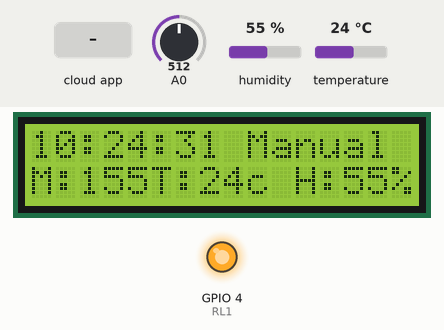
Simulated run of this sketch. Board: ESP8266 (NodeMCU). Shown: 16×2 character LCD, output pins drawn as LEDs (lit = HIGH). Inputs (shaded band) come from the test bench; at power-on: temperature 24 °C, A0 = 512, humidity 55 %. WiFi joins after 1.5 s; servers stay silent unless stated; network time is answered at once with the bench clock; the local clock reads 2024-03-15 10:24:30 at power-on unless the sketch sets it; EEPROM starts erased; the Firebase database answers and starts empty; what the sketch prints to the serial monitor is not drawn.

Above: at 3.0 s.
3.1 s: temperature set to 11 °C
At 6.76 s:
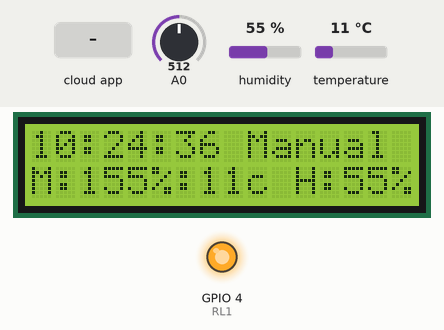
9.6 s: temperature set to 8 °C
At 12.3 s:
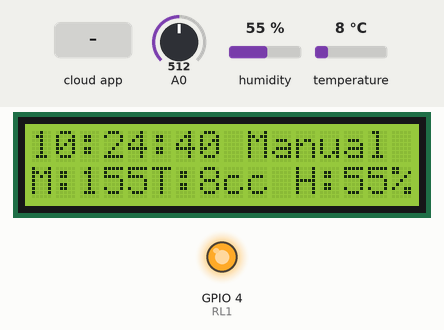
14.4 s: the phone or cloud app sets mode to 1
At 15.4 s:
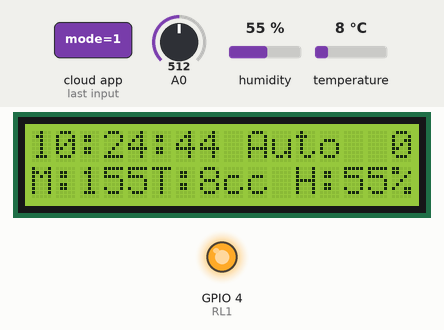
17.2 s: temperature set to 12 °C
At 18.4 s:
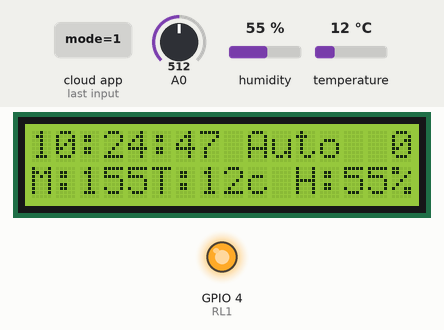
20.0 s: A0 set to 716
At 20.43 s:
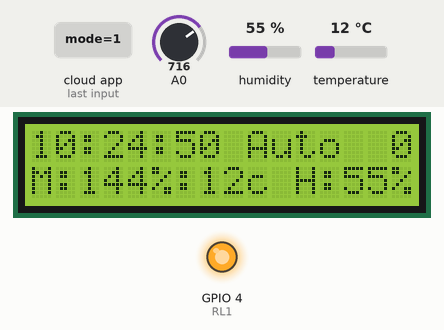
21.7 s: the phone or cloud app sets Plant to 1
At 22.8 s:
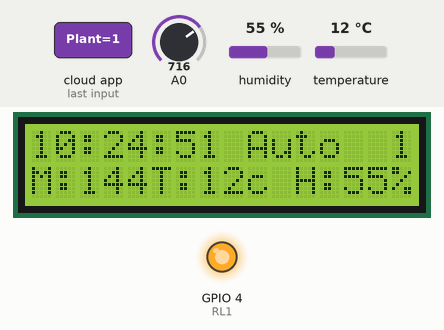
Timing chart, 0 to 24.7 s (numbered marks = the images above; inputs shaded):
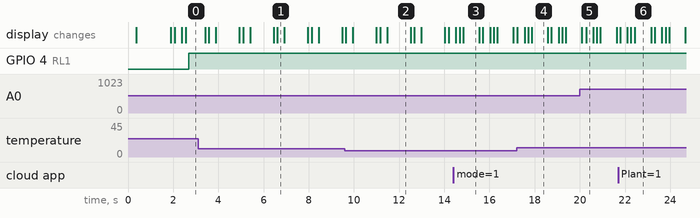

The sketch:

esp32_lcd_soil.ino
```cpp
#include <LiquidCrystal_I2C.h>
#include <Wire.h>
#include "RTClib.h"
#include <EEPROM.h>

#include <NTPClient.h>
#include <WiFiUdp.h>

WiFiUDP ntpUDP;
NTPClient timeClient(ntpUDP, "pool.ntp.org");


#include <Arduino.h>
#if defined(ESP32)
  #include <WiFi.h>
#elif defined(ESP8266)
  #include <ESP8266WiFi.h>
#endif
#include <Firebase_ESP_Client.h>

#include "DHT.h"
#define DHTpin 2 //D2
#define DHTTYPE DHT11
DHT dht(DHTpin,DHTTYPE);

#include "addons/TokenHelper.h"
#include "addons/RTDBHelper.h"

#define WIFI_SSID "wifi name"
#define WIFI_PASSWORD "wifi pw"

#define USER_EMAIL "email here"
#define USER_PASSWORD "pw"
#define API_KEY "key"
#define DATABASE_URL "url"

FirebaseData fbdo;

FirebaseAuth auth;
FirebaseConfig config;

unsigned long sendDataPrevMillis = 0;
int intValue;
float floatValue;
bool signupOK = false;

int mode;
int plant;
int pump;
#define RL1 4

RTC_DS1307 RTC;
DateTime now;
int sec_last;

int lcdColumns = 16;
int lcdRows = 2;

 const int dry = 3499; // value for dry sensor
 const int wet = 1600; // value for wet sensor

 char daysOfTheWeek[7][12] = {"Sun", "Mon", "Tue", "Wed", "Thu", "Fri", "Sat"};


LiquidCrystal_I2C lcd(0x27, lcdColumns, lcdRows);  // d21 scl,  d22 sda


void setup() {
   Serial.begin(9600);
     WiFi.begin(WIFI_SSID, WIFI_PASSWORD);
  Serial.print("Connecting to Wi-Fi");
  while (WiFi.status() != WL_CONNECTED) {
    Serial.print(".");
    delay(300);
   lcd.init();
   lcd.backlight();
   lcd.clear();
   Wire.begin();
    dht.begin();

  }
   timeClient.begin();
   timeClient.setTimeOffset(25200);
   timeClient.update();
     int currentHour = timeClient.getHours();
     int currentMinute = timeClient.getMinutes();
     int Sec = timeClient.getSeconds();
     EEPROM.write(0, Sec);

  Serial.println();
  Serial.print("Connected with IP: ");
  Serial.println(WiFi.localIP());
  Serial.println();
  config.api_key = API_KEY;
    auth.user.email = USER_EMAIL;
  auth.user.password = USER_PASSWORD;
  config.database_url = DATABASE_URL;
  if (Firebase.signUp(&config, &auth, "", "")) {
    Serial.println("ok");
    signupOK = true;
  }
  else {
    Serial.printf("%s\n", config.signer.signupError.message.c_str());
  }
  config.token_status_callback = tokenStatusCallback; //see addons/TokenHelper.h

  Firebase.begin(&config, &auth);
  Firebase.reconnectWiFi(true);
  pinMode(RL1, OUTPUT);

     RTC.begin();
   sec_last=EEPROM.read(0);


}

void loop() {
   timeDisplay();

    moisDisplay();

    TempHum();

    readMode();

    reconnect();

  delay(700);
}

void timeDisplay() {
     now = RTC.now();
       int sec = timeClient.getSeconds();
  int mnt = timeClient.getMinutes();
  int hr = timeClient.getHours();
   lcd.setCursor(0, 0);
   lcd.print("     ");
    lcd.setCursor(0, 0);
    if(timeClient.getHours()<=9)
    {
      lcd.print("0");
      lcd.print(timeClient.getHours());
    }
    else {
     lcd.print(timeClient.getHours());
    }
    lcd.print(':');
    if(timeClient.getMinutes()<=9)
    {
      lcd.print("0");
      lcd.print(timeClient.getMinutes());
    }
    else {
     lcd.print(timeClient.getMinutes());
    }
        lcd.print(':');
    if(timeClient.getSeconds()<=9)
    {
      lcd.print("0");
      lcd.print(timeClient.getSeconds());
    }
    else {
     lcd.print(timeClient.getSeconds());
    }
  EEPROM.write(0,sec);

}

void moisDisplay() {
   if ((millis() - sendDataPrevMillis > 2000 || sendDataPrevMillis == 0)) {
    int sensorVal = analogRead(34); //d34, mois sensor
    int percentageHumididy = map(sensorVal, dry, wet, 0, 99);
    Firebase.RTDB.setInt(&fbdo, "LivingRoom/soilMos",percentageHumididy);
   Serial.print(percentageHumididy);
   Serial.println("%");
   lcd.setCursor(3, 1);
   lcd.print("  ");
   lcd.setCursor(0, 1);
   lcd.print("M:");
   lcd.print(percentageHumididy);
   lcd.print("%");
   }
}


void TempHum(){
   if ((millis() - sendDataPrevMillis > 2000 || sendDataPrevMillis == 0)) {
    Firebase.RTDB.setFloat(&fbdo, "LivingRoom/Humidity",dht.readHumidity());
    Firebase.RTDB.setFloat(&fbdo, "LivingRoom/Temperature",dht.readTemperature());

    int hm=dht.readHumidity();
    Serial.print("Humidity ");
    Serial.println(hm);
     lcd.setCursor(11, 1);
    lcd.print("H:");
    lcd.setCursor(13, 1);
    lcd.print("  ");
    lcd.setCursor(13, 1);
    lcd.print(hm);
    lcd.print("%");

    int temp=dht.readTemperature();
    Serial.print("Temperature ");
    Serial.println(temp);
    lcd.setCursor(5, 1);
    lcd.print("T:");
    lcd.setCursor(7, 1);
    lcd.print("  ");
    lcd.setCursor(7, 1);
    lcd.print(temp);
    lcd.print("c");
   }
}

void reconnect()
{
 if (Firebase.isTokenExpired())
  {
    Firebase.refreshToken(&config);
    Serial.println("Token Refreshed");
  }
}

void readMode() {
   if ((millis() - sendDataPrevMillis > 1000 || sendDataPrevMillis == 0)) {
    if (Firebase.RTDB.getInt(&fbdo, "/LivingRoom/mode")) {
      if (fbdo.dataType() == "int") {
        mode = fbdo.intData();
        Serial.println(mode);
         if (mode==0) {
          lcd.setCursor(9, 0);
          lcd.print("       ");
          lcd.setCursor(9, 0);
          lcd.print("Manual");
              Firebase.RTDB.getInt(&fbdo, "/LivingRoom/Pump");
              if (fbdo.dataType() == "int") {
              pump = fbdo.intData();
                     if (pump == 0) {
                      digitalWrite(RL1, HIGH);
                     }
                     else {
                     digitalWrite(RL1, LOW);
                          }
              }
         }
         else if (mode==1) {
          lcd.setCursor(9, 0);
          lcd.print("       ");
          lcd.setCursor(9, 0);
          lcd.print("Auto");

          Firebase.RTDB.getInt(&fbdo, "/LivingRoom/Plant");
                if (fbdo.dataType() == "int") {
                 plant = fbdo.intData();
                  lcd.setCursor(15, 0);
                  lcd.print(" ");
                  lcd.setCursor(15, 0);
                  lcd.print(plant);
                  if (plant==1) {
                        int sensorVal = analogRead(34);
                        int mois = map(sensorVal, dry, wet, 0, 99);
                    if (dht.readTemperature()>34 && mois <40) {
                         digitalWrite(RL1, LOW);
                         }
                         else {
                         digitalWrite(RL1, HIGH);
                              }
                    }
                    else if (plant==2) {
                      int sensorVal = analogRead(34);
                        int mois = map(sensorVal, dry, wet, 0, 99);
                    if (dht.readTemperature()>21 && mois <35) {
                         digitalWrite(RL1, LOW);
                         }
                         else {
                         digitalWrite(RL1, HIGH);
                              }
                  }
                  else if (plant==3) {
                         int sensorVal = analogRead(34);
                        int mois = map(sensorVal, dry, wet, 0, 99);
                     if (dht.readTemperature()>34 && mois <40) {
                         digitalWrite(RL1, LOW);
                         }
                         else {
                         digitalWrite(RL1, HIGH);
                              }
                  }
         }
      }
    }
      else {
       Serial.println(fbdo.errorReason());
       }
    }
}
}
```

Measured:
- the behaviour switches between 10 and 9 °C on temperature (found by bisection; images 1 and 2)
- after the input at 9.6 s, the display: first differs from a run without the input after 1.9 s (image 2)
- after the input at 14.4 s, the display: first differs from a run without the input after 0.28 s (image 3 shows a later state)
- after the input at 17.2 s, the display: first differs from a run without the input after 0.36 s (image 4)
- what the display in image 2 shows lasts 1.0 s, from 11.5 s to 12.5 s
- what the display in image 3 shows lasts 0.7 s, from 14.8 s to 15.5 s
